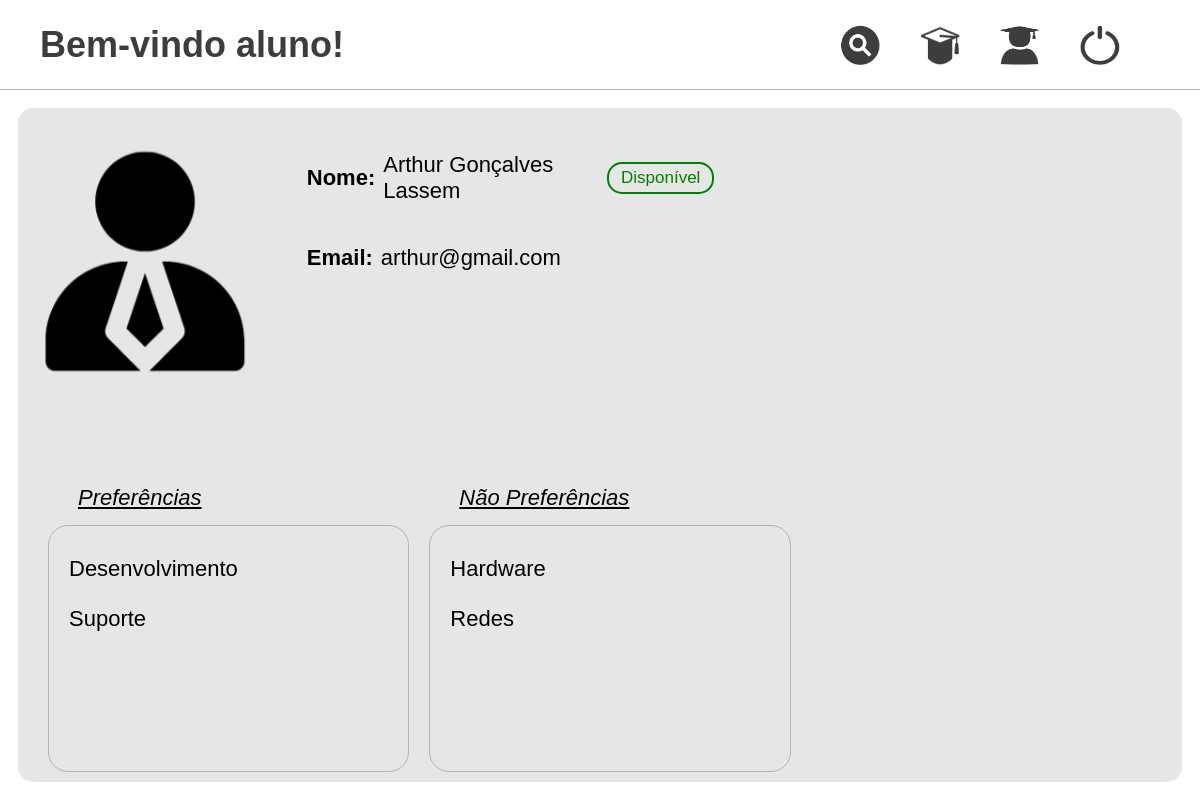
Screenshot of /pages/visualizar/visualizarProfessor.php?id=31 (signed in) with the database file from the repository.
### tables this page shows
CREATE TABLE `foto` (
  `ID_Foto` int(11) NOT NULL,
  `Link_Foto` varchar(255) DEFAULT NULL,
  `Nome_Foto` varchar(100) DEFAULT NULL
);

CREATE TABLE `usuario` (
  `ID_Usuario` int(11) NOT NULL,
  `Nome` varchar(50) DEFAULT NULL,
  `Sobrenome` varchar(50) DEFAULT NULL,
  `Email` varchar(100) DEFAULT NULL,
  `Senha` varchar(255) DEFAULT NULL,
  `Tipo_Usuario` varchar(20) DEFAULT NULL,
  `Status_Cadastro` varchar(20) DEFAULT 'ativo',
  `ID_Foto` int(11) DEFAULT NULL,
  `CPF` varchar(20) DEFAULT NULL,
  `Data_Nascimento` date DEFAULT NULL
);

CREATE TABLE `professor` (
  `ID_Professor` int(11) NOT NULL,
  `Status_Disponibilidade` varchar(30) DEFAULT NULL
);

### src/bd/MySQL.php (called while the page is built, shortened)
<?php
class MySQL {
	private $connection;
	public function __construct() {
		$this->connection = new \mysqli(HOST, USUARIO, SENHA, BANCO);
		$this->connection->set_charset("utf8");
	}
	public function search(string $sql, string $types, array $params) : array {
		$stmt = $this->connection->prepare($sql);
		if(!($types == "" || empty($params))) {
			$stmt->bind_param($types, ...$params);
		}
		$stmt->execute();
		$result = $stmt->get_result();
    	return $result ? $result->fetch_all(MYSQLI_ASSOC) : [];
	}
}
?>

### src/classes/Usuario.php (called while the page is built, shortened)
<?php
class Usuario {
    protected int $idUsuario;
    protected int $idFoto;
    protected string $nome;
    protected string $sobrenome;
    protected string $senha;
    protected string $email;
    protected string $tipoUsuario;
    protected string $cpf;
    protected string $dataNascimento;
    protected string $statusCadastro = "Ativo";
    public function __construct(string $email, string $senha) {
        $this->email = $email;
        $this->senha = $senha;
    }
    public static function findUsuario(int $idUsuario) : Usuario {
        $conexao = new MySQL();
        $tipos = "i";
        $params = [$idUsuario];
        $sql = "SELECT *, DATE_FORMAT(u.Data_Nascimento, '%d/%m/%Y') AS Data_Nascimento FROM usuario u
        WHERE u.ID_Usuario = ? AND u.Status_Cadastro = 'ativo'";
        $resultados = $conexao->search($sql, $tipos, $params);
        $resultado = $resultados[0];
        $usuario = new Usuario($resultado["Email"], $resultado["Senha"]);
        $usuario->setIdUsuario($resultado["ID_Usuario"]);
        $usuario->setIdFoto($resultado["ID_Foto"]);
        $usuario->setNome($resultado["Nome"]);
        $usuario->setSobrenome($resultado["Sobrenome"]);
        $usuario->setTipoUsuario($resultado["Tipo_Usuario"]);
        $usuario->setStatusCadastro($resultado["Status_Cadastro"]);
        $usuario->setDataNascimento($resultado["Data_Nascimento"]);
        $usuario->setCPF($resultado["CPF"]);
        $usuario->setPreferencias();
        return $usuario;
    }
    public function setPreferencias() : void {
        $conexao = new MySQL();
        $tipos = "i";
        $params = [$this->idUsuario];
        $sql = "SELECT * FROM preferencia p
        JOIN usuario_preferencia up ON up.ID_Preferencia = p.ID_Preferencia WHERE up.Prefere = 'sim' AND up.ID_Usuario = ? ORDER BY p.Descricao";
        $resultados = $conexao->search($sql, $tipos, $params);
        $sql = "SELECT * FROM preferencia p
        JOIN usuario_preferencia up ON up.ID_Preferencia = p.ID_Preferencia WHERE up.Prefere = 'nao' AND up.ID_Usuario = ? ORDER BY p.Descricao";
        $resultados = $conexao->search($sql, $tipos, $params);
    }
    public function getIdUsuario() : int {
        return $this->idUsuario;
    }
    public function setIdUsuario(int $idUsuario) : void {
        $this->idUsuario = $idUsuario;
    }
    public function getIdFoto() : int {
        return $this->idFoto;
    }
    public function setIdFoto(int $idFoto) : void {
        $this->idFoto = $idFoto;
    }
    public function getEmail() : string {
        return $this->email;
    }
    public function getNome() : string {
        return $this->nome;
    }
    public function setNome(string $nome) : void {
        $this->nome = $nome;
    }
    public function getSobrenome() : string {
        return $this->sobrenome;
    }
    public function setSobrenome(string $sobrenome) : void {
        $this->sobrenome = $sobrenome;
    }
    public function getSenha() : string {
        return $this->senha;
    }
    public function getTipoUsuario() : string {
        return $this->tipoUsuario;
    }
    public function setTipoUsuario(string $tipoUsuario) : void {
        $this->tipoUsuario = $tipoUsuario;
    }
    public function getStatusCadastro() : string {
        return $this->statusCadastro;
    }
    public function setStatusCadastro(string $statusCadastro) : void {
        $this->statusCadastro = $statusCadastro;
    }
    public function getDataNascimento() : string {
        return $this->dataNascimento;
    }
    public function setDataNascimento(string $dataNascimento) : void {
        $this->dataNascimento = $dataNascimento;
    }
    public function getCPF() : string {
        return $this->cpf;
    }
    public function setCPF(string $cpf) : void {
        $this->cpf = $cpf;
    }
}
?>

### src/classes/Professor.php (called while the page is built, shortened)
<?php
class Professor extends Usuario {
    public static function findProfessor($idProfessor) : Professor {
        $usuario = parent::findUsuario($idProfessor);
        $connection = new MySQL();
        $tipos = "i";
        $params = [$idProfessor];
        $sql = "SELECT * FROM professor p WHERE p.ID_Professor = ?";
        $resultados = $connection->search($sql, $tipos, $params);
        $resultado = $resultados[0];
        $professor = new Professor($usuario->getEmail(), $usuario->getSenha());
        $professor->setIdUsuario( $usuario->getIdUsuario() );
        $professor->setNome( $usuario->getNome() );
        $professor->setSobrenome( $usuario->getSobrenome() );
        $professor->setTipoUsuario( $usuario->getTipoUsuario() );
        $professor->setIdFoto( $usuario->getIdFoto() );
        $professor->setStatusCadastro( $usuario->getStatusCadastro() );
        $professor->setDataNascimento( $usuario->getDataNascimento() );
        $professor->setCPF( $usuario->getCPF() );
        $professor->setPreferencias();
        $professor->setStatusDisponibilidade($resultado["Status_Disponibilidade"]);
        return $professor;
    }
}
?>

### pages/visualizar/visualizarProfessor.php (the view, shortened to what this page needs)
<?php
$professor = Professor::findProfessor($_GET["id"]);
$foto = $professor->getFoto();
$preferencias = $professor->getPreferencias();
$naoPreferencias = $professor->getNaoPreferencias();
?>
<!DOCTYPE html>
<html lang="pt-BR">
<head>
    <link rel="stylesheet" href="./../../src/styles/reset.css">
    <link rel="stylesheet" href="./../../src/styles/styleVisualizar.css">
</head>
<body>
    <div class="container">
        <?php
        require_once __DIR__ . "/../../menu.php";
        ?>
        <main>
            <div class="content">
                <section class="linha-1">
                    <section class="imagem">
                        <figure>
                            <?php echo "<img src='./../../{$foto->getLinkFoto()}' alt='Foto do Professor' />"; ?>
                        </figure>
                    </section>
                    <section class="dados-usuario professor">
                        <?php
                        $status = $professor->getStatusDisponibilidade();
                        if($status=='sim'){
                            $status = "Disponível";
                            $cor = "green";
                        } else {
                            $status = "Não Disponivel";
                            $cor = "red";
                        }
                        echo "<p><strong style='margin-right: 8px;'>Nome: </strong>{$professor->getNome()} {$professor->getSobrenome()} <span> <span class='status' style='color: {$cor}; border: 2px solid {$cor}'>{$status}</span> </p>";
                        echo "<p><strong style='margin-right: 8px;'>Email: </strong>{$professor->getEmail()}</p>";
                        ?>
                    </section>
                </section>
                <section class="linha-2-prof">
                    <section class="preferencias">
                        <p class="titulo-dados">Preferências</p>
                        <div>
                            <?php
                            foreach($preferencias as $preferencia) {
                                echo "<p>{$preferencia}</p>";
                            }
                            ?>
                        </div>
                    </section>
                    <section class="nao-preferencias">
                        <p class="titulo-dados">Não Preferências</p>
                        <div>
                            <?php
                            foreach($naoPreferencias as $preferencia) {
                                echo "<p>{$preferencia}</p>";
                            }
                            ?>
                        </div>
                    </section>
                </section>
            </div>
        </main>
    </div>
</body>
</html>

### src/styles/styleVisualizar.css (style rules this page uses)
main { display: flex; justify-content: center; align-items: center; overflow: hidden; }
.content { width: 97%; height: 95%; background-color: rgb(230, 230, 230); border-radius: 15px; padding: 10px; display: grid; grid-template-rows: 50% 50%; grid-template-columns: 100%; }
.linha-1 { display: grid; grid-template-columns: 20% 40% 40%; }
.imagem { place-items: center; margin-bottom: 10px; display: flex; flex-direction: column; align-items: center; justify-content: flex-start; }
.imagem figure { width: 90%; height: 90%; display: flex; justify-content: center; align-items: center; }
.imagem figure img { width: auto; height: 80%; filter: brightness(0); }
.dados-usuario { height: 100%; padding-left: 50px; padding-top: 20px; display: grid; grid-template-rows: repeat(auto-fill, minmax(auto, 60px)); grid-template-columns: 100%; }
.professor { grid-template-rows: repeat(auto-fill, minmax(auto, 80px)) !important; }
.dados-usuario > p { display: flex; flex-direction: row; align-items: center; padding: 0%; }
.status { margin-left: 20px; padding: 4px 12px; font-size: 17px; color: green; border: 2px solid green; border-radius: 15px; display: flex; justify-content: center; align-items: center; }
.titulo-dados { text-decoration: underline; font-style: italic; }
.linha-2-prof { margin-top: 40px; display: grid; grid-template-rows: 100%; grid-template-columns: repeat(3, 1fr); }
.linha-2-prof section div { width: 100%; height: 100%; padding: 30px 20px; display: grid; grid-template-columns: 100%; grid-auto-rows: 50px; border: 1px solid #b3b3b3; border-radius: 20px; overflow-y: scroll; }
.linha-2-prof section { padding-left: 20px; display: grid; grid-template-rows: 40px 1fr; grid-template-columns: 100%; }
.linha-2-prof > section > p { padding-left: 30px; }

### src/styles/menu.css (style rules this page uses)
.container { width: 100vw; height: 100vh; display: grid; grid-template-rows: 90px 1fr; grid-template-columns: 100%; overflow: auto; }
header, main { width: 100%; height: 100%; }

### rows the page displays
foto: Link_Foto (picture)
usuario: Nome "Arthur", Sobrenome "Gonçalves Lassem", Email "arthur@gmail.com"
professor: Status_Disponibilidade "Disponível"

### other values shown
$_SESSION['tipoUsuario'] "aluno"
$preferencia "Desenvolvimento"
$preferencia "Suporte"
$preferencia "Hardware"
$preferencia "Redes"
